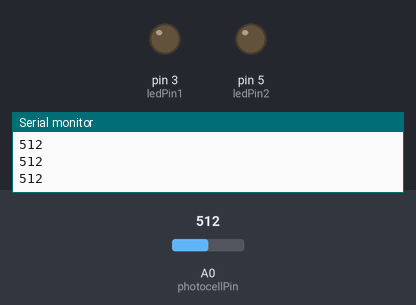
Recording of a sketch running on a simulated Arduino Uno, built with avr-gcc and run on an emulated ATmega328P. Parts: output pins drawn as LEDs (lit = HIGH), the last lines printed to the serial monitor. The inputs (shaded band) are chosen by the test bench; at power-on: A0 (photocellPin) = 512.

Above: at 1.2 s.
1.3 s: A0 (photocellPin) set to 83
2.8 s: A0 (photocellPin) set to 70
At 3.7 s:
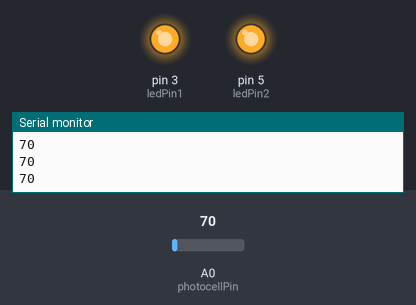
4.3 s: A0 (photocellPin) set to 122
At 4.8 s:
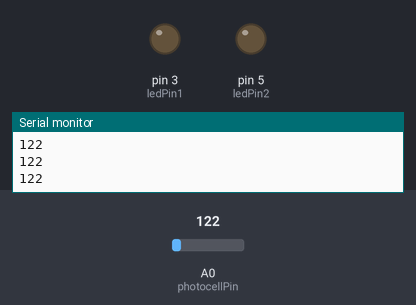
5.8 s: A0 (photocellPin) set to 65
At 7.2 s:
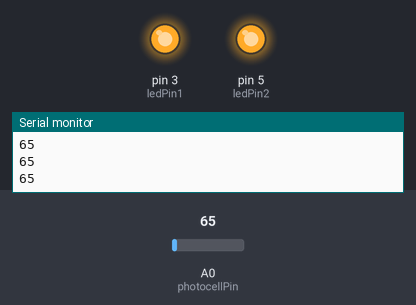
Timing chart, 0 to 8.3 s (numbered marks = the images above; inputs shaded):
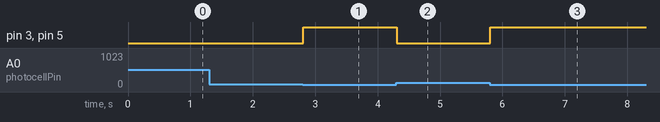

The sketch:

Photocell.ino
```cpp
// These constants won't change.  They're used to give names
// to the pins used:
/*const int analogInPin = A0;  // Analog input pin that the potentiometer is attached to
const int OutPin = 3; // Analog output pin that the LED is attached to

int sensorValue = 0;        // value read from the pot
int outputValue = 0;
//int outputValue1 = 0;// value output to the PWM (analog out)

void setup() {
  // initialize serial communications at 9600 bps:
  Serial.begin(9600);
  pinMode(analogInPin, INPUT);
  pinMode(OutPin, OUTPUT);
}

void loop() {
  // read the analog in value:
  sensorValue = analogRead(analogInPin);
  // map it to the range of the analog out:
  outputValue = map(sensorValue, 200, 500, 255, 0);
  outputValue = constrain(outputValue, 255, 0);
  analogWrite(3, outputValue);

  /*analogWrite(analogOutPin,outputValue);

  // print the results to the serial monitor:
  Serial.print("sensor = " );
  Serial.print(sensorValue);
  Serial.print("\t output = ");
  Serial.println(outputValue);*/

  // wait 2 milliseconds before the next loop
  // for the analog-to-digital converter to settle
  // after the last reading:
  //delay(2);
//}*/

int photocellPin = 0;// A0
int photocellVal = 0;
int ledPin1 = 3;
int ledPin2 = 5;
int outputVal = 0;// define photocell variable


void setup() {
  Serial.begin(9600);
  pinMode(photocellPin, INPUT);
  pinMode(ledPin1, OUTPUT);
   pinMode(ledPin2, OUTPUT);
}
void loop() {
  photocellVal = analogRead(photocellPin);// read the analog from photocell
     Serial.println( photocellVal); // print to screen

//DIGITALWAY - ON/OFF Only
   outputVal = map(photocellVal, 0, 350, 0, 255);
  outputVal = constrain(photocellVal, 0, 255);
  if(outputVal <= 75)
  {
  digitalWrite(ledPin1, HIGH);
   digitalWrite(ledPin2, HIGH);
  }

  else
  {
    digitalWrite(ledPin1, LOW);
     digitalWrite(ledPin2, LOW);

  }

  //AnalogWay - Dimming
  /* outputVal = map(photocellVal, 145, 15, 0, 255);
  outputVal = constrain(photocellVal, 0, 255);
  outputVal = (255 - outputVal) ;
  //Serial.println( outputVal);
  analogWrite(ledPin1, outputVal);
  analogWrite(ledPin2, outputVal);
 delay(50);*/
 }
```

Measured:
- the behaviour switches between 76 and 75 on A0 (photocellPin) (found by bisection; images 0 and 1)
- after the input at 2.8 s, pin 3 (ledPin1), pin 5 (ledPin2): LOW → HIGH at once
- after the input at 4.3 s, pin 3 (ledPin1), pin 5 (ledPin2): HIGH → LOW at once
- after the input at 5.8 s, pin 3 (ledPin1), pin 5 (ledPin2): LOW → HIGH at once
